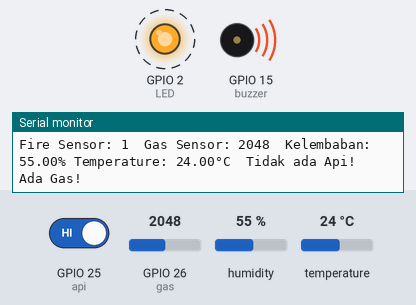
This sketch was run on a simulated ESP32. On the bench: output pins drawn as LEDs (lit = HIGH), buzzer (waves = sounding, pin HIGH), the last lines printed to the serial monitor. Dashed ring = blinking. Inputs (shaded band) come from the test bench; at power-on: GPIO 26 (gas) = 2048, GPIO 25 (api) HIGH, humidity 55 %, temperature 24 °C.

Above: at 1.8 s.
1.9 s: GPIO 26 (gas) set to 2444
3.4 s: GPIO 26 (gas) set to 2553
At 4.6 s:
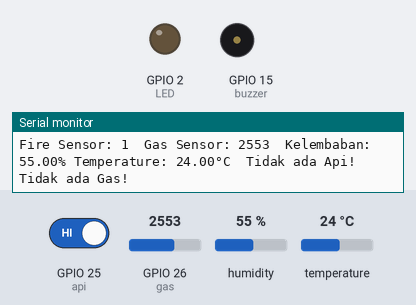
5.7 s: GPIO 25 (api) driven LOW
At 6.4 s:
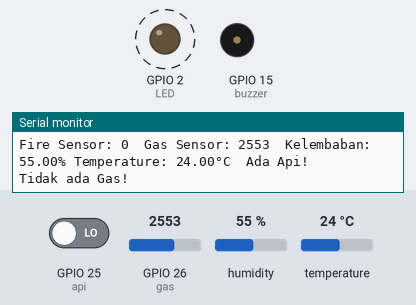
8.8 s: GPIO 26 (gas) set to 2460
At 10.6 s:
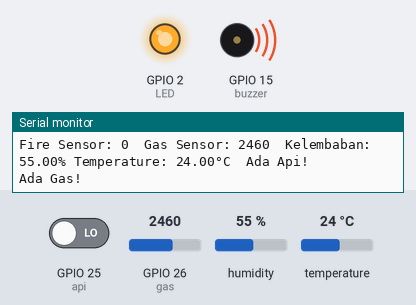
10.9 s: GPIO 26 (gas) set to 2540
At 12.1 s:
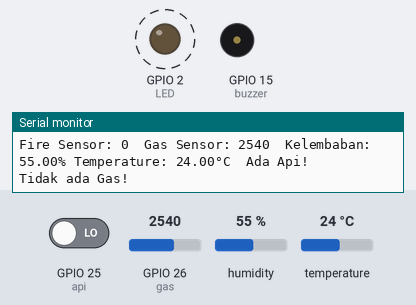
Timing chart, 0 to 14.0 s (numbered marks = the images above; inputs shaded):
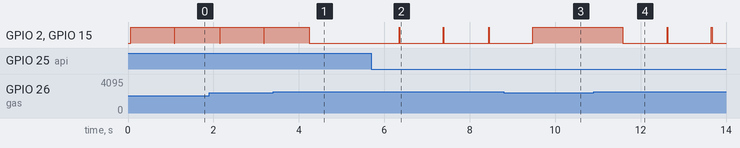

The sketch:

TubesSisterNoCloud.ino
```cpp
#include <DHT.h>
#define LED 2
#define buzzer 15
#define api 25
#define gas 26
#define DHTPIN 27
#define DHTTYPE DHT11
DHT dht(DHTPIN, DHTTYPE);

void setup() {
  Serial.begin(9600);
  pinMode(LED, OUTPUT);
  pinMode(buzzer, OUTPUT);
  pinMode(api, INPUT);
  pinMode(gas, INPUT);
  dht.begin();
}

void loop(){
  int sensor_api = digitalRead(api);
  int sensor_gas = analogRead(gas);
  float h = dht.readHumidity();
  float t = dht.readTemperature();

  Serial.print("Fire Sensor: ");
  Serial.print(sensor_api);
  Serial.print("\t");
  Serial.print("Gas Sensor: ");
  Serial.print(sensor_gas);
  Serial.print("\t");
  Serial.print(F("Kelembaban: "));
  Serial.print(h);
  Serial.print(F("% Temperature: "));
  Serial.print(t);
  Serial.print(F("°C"));
  Serial.print("\t");

  if (sensor_api == LOW){
    Serial.println("Ada Api!");
    digitalWrite(LED, HIGH);
    digitalWrite(buzzer, HIGH);
  }else{
    Serial.println("Tidak ada Api!");
    digitalWrite(LED, LOW);
    digitalWrite(buzzer, LOW);
  }if (sensor_gas < 2500){
    Serial.println("Ada Gas!");
    digitalWrite(LED, HIGH);
    digitalWrite(buzzer, HIGH);
  }else{
    Serial.println("Tidak ada Gas!");
    digitalWrite(LED, LOW);
    digitalWrite(buzzer, LOW);
  }if (isnan(h) || isnan(t)) {
    Serial.println("Failed to read from DHT sensor!");
    return;
  }
  delay(1000);
}
```

Measured:
- the behaviour switches between 2499 and 2500 on GPIO 26 (gas) (found by bisection; images 0 and 1)
- after the input at 3.4 s, GPIO 2 (LED), GPIO 15 (buzzer): goes on until 4.2 s, then stays LOW
- after the input at 5.7 s, GPIO 2 (LED), GPIO 15 (buzzer): alternates HIGH for 0.02 s and LOW for 1.0 s, starting after 0.64 s
- after the input at 8.8 s, GPIO 2 (LED), GPIO 15 (buzzer): goes on until 9.5 s, then stays HIGH
- after the input at 10.9 s, GPIO 2 (LED), GPIO 15 (buzzer): alternates HIGH for 0.02 s and LOW for 1.0 s, starting after 0.68 s
